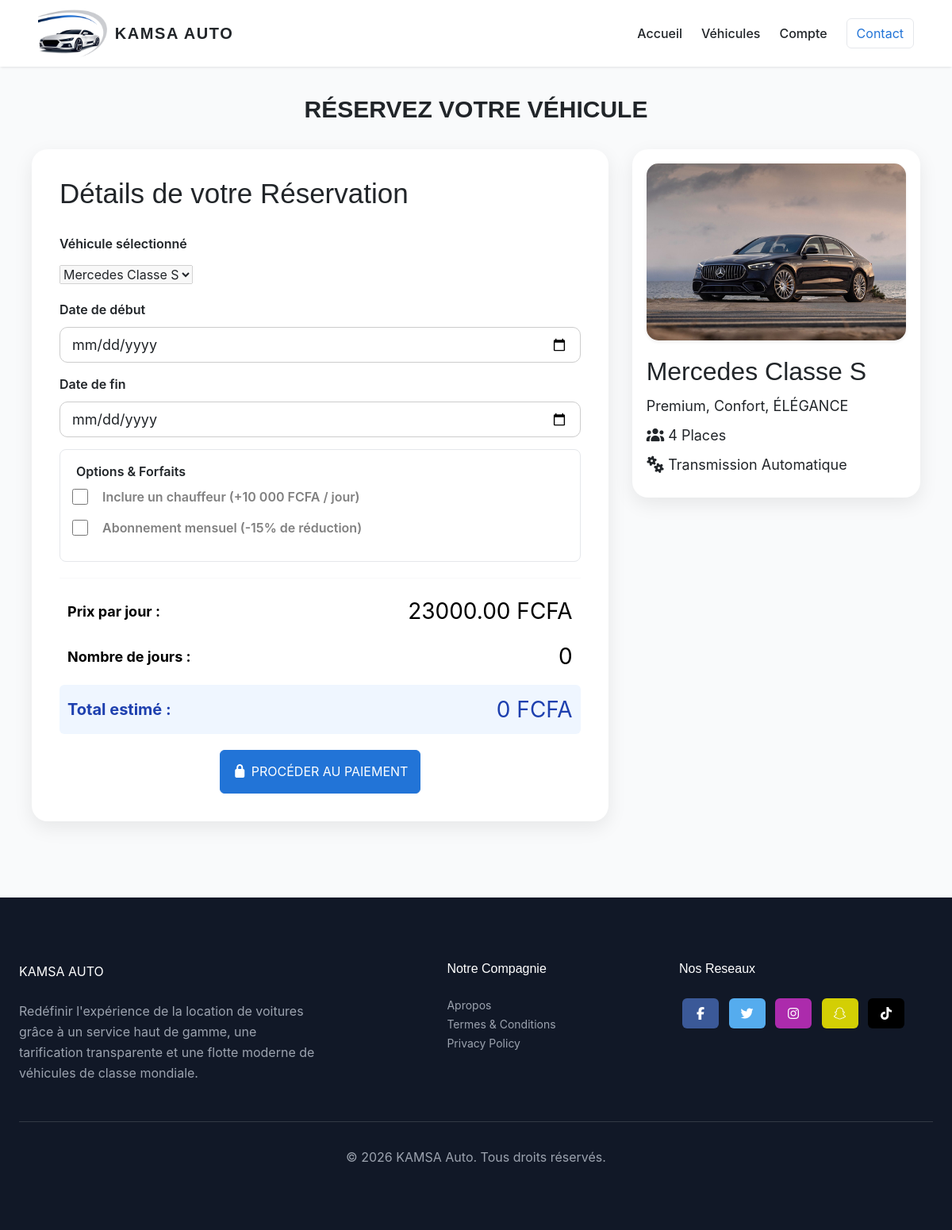
The page /reservation/4/ (signed in) on the database as committed earlier.
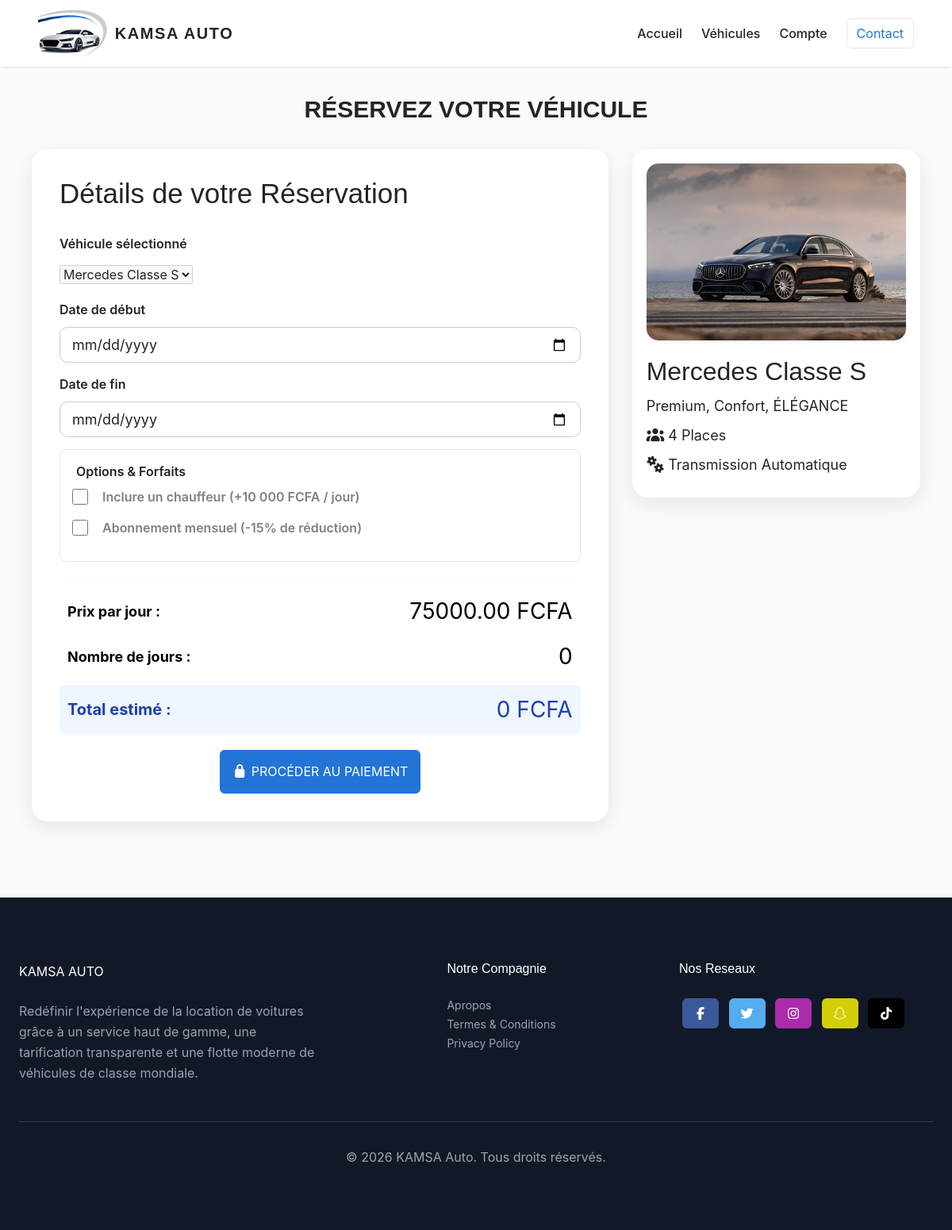
The same page on the database as committed later.
### Kamsa_auto/models.py (models this page shows, shortened)
class Vehicule(models.Model):
    CATEGORIE_CHOICES = [
        ('economique', 'Économique'),
        ('suv', 'SUV et 4x4'),
        ('utilitaire', 'Utilitaires'),
        ('luxe', 'Luxe'),
    ]
    nom = models.CharField(max_length=100)
    marque = models.CharField(max_length=100)
    prix_par_jour = models.DecimalField(max_digits=10, decimal_places=2)
    disponible = models.BooleanField(default=True)
    categorie = models.CharField(max_length=20, choices=CATEGORIE_CHOICES, default='economique')
    description = models.CharField(max_length=100)
    image = models.ImageField(upload_to='vehicules/', blank=True, null=True)

### Kamsa_auto/views.py (the view)
# urls.py: path('reservation/<int:vehicule_id>/', views.reservation_vehicule, name='reservation_vehicule'),
@login_required
def reservation_vehicule(request, vehicule_id):
    vehicule = get_object_or_404(Vehicule, id=vehicule_id)
    if request.method == 'POST':
        form = ReservationForm(request.POST)
        if form.is_valid():
            reservation = form.save(commit=False)
            reservation.user = request.user
            reservation.vehicule = vehicule
            est_abonnement = "abonnement_mensuel" in request.POST
            avec_chauffeur = "chauffeur" in request.POST
            if est_abonnement:
                jours_factures = 30
                total_base = (vehicule.prix_par_jour * jours_factures) * Decimal('0.85')
                if not reservation.date_debut:
                    reservation.date_debut = timezone.now().date()
                reservation.date_fin = reservation.date_debut + datetime.timedelta(days=30)
            else:
                delta_jours = (reservation.date_fin - reservation.date_debut).days
                jours_factures = delta_jours if delta_jours > 0 else 1
                total_base = vehicule.prix_par_jour * jours_factures
            reservation.inclut_chauffeur = avec_chauffeur
            if avec_chauffeur:
                total_base += (Decimal('10000') * jours_factures)
            reservation.prix_total = int(total_base)
            overlapping = Reservation.objects.filter(
                vehicule=vehicule,
                statut_paiement="paid",
                date_debut__lt=reservation.date_fin,
                date_fin__gt=reservation.date_debut
            )
            if overlapping.exists():
                form.add_error(None, "Ce véhicule est déjà réservé pour ces dates.")
            else:
                reservation.save()
                return redirect('page_paiement', reservation_id=reservation.id)
        else:
            print(form.errors)
    else:
        form = ReservationForm()
    return render(request, 'reservation.html', {
        'form': form,
        'vehicule': vehicule
    })

### Kamsa_auto/forms.py (shortened to what this page needs)
class ReservationForm(forms.ModelForm):
    class Meta:
        model = Reservation
        fields = ['date_debut', 'date_fin']

### Kamsa_auto/templates/reservation.html (shortened to what this page needs)
{% extends 'base.html' %}
{% load static %}
{% block content %}
<section class="px-6 bg-gray-50 py-24 fade-in">
    <h2 class="text-center text-3xl font-montserrat font-bold py-6">RÉSERVEZ VOTRE VÉHICULE</h2>
    <div class="reservation-container px-12">
        <div class="reservation-card">
            <h2>Détails de votre Réservation</h2>
            <form method="POST" action="{% url 'reservation_vehicule' vehicule.id %}">
                <label>Véhicule sélectionné</label>
                <select disabled>
                    <option>{{ vehicule.marque }} {{ vehicule.nom }}</option>
                </select>
                <div class="row">
                    <div id="bloc-date-debut">
                        <label>Date de début</label>
                        <input type="date" id="id_date_debut" name="date_debut" required>
                    </div>
                    <div id="bloc-date-fin">
                        <label>Date de fin</label>
                        <input type="date" id="id_date_fin" name="date_fin" required>
                    </div>
                </div>
                <fieldset class="option" style="margin-top: 15px; border: 1px solid #e5e7eb; padding: 15px; border-radius: 8px;">
                    <legend style="font-size: 16px; font-weight: 600; padding: 0 5px;">Options & Forfaits</legend>
                    <label class="driver" for="id_chauffeur" style="font-size: 16px; color: gray; display: flex; align-items: center; margin-bottom: 10px; cursor: pointer;">
                        <input type="checkbox" id="id_chauffeur" name="chauffeur" style="margin-right: 8px;">
                        Inclure un chauffeur (+10 000 FCFA / jour)
                    </label>
                    <label class="driver" for="id_abonnement" style="font-size: 16px; color: gray; display: flex; align-items: center; cursor: pointer;">
                        <input type="checkbox" id="id_abonnement" name="abonnement_mensuel" style="margin-right: 8px;">
                        Abonnement mensuel (-15% de réduction)
                    </label>
                </fieldset>
                <hr style="margin: 20px 0; border: 0; border-top: 1px solid #e5e7eb;">
                <div class="price">
                    <span class="span1">Prix par jour :</span>
                    <span class="span2">{{ vehicule.prix_par_jour }} FCFA</span>
                </div>
                <div class="price">
                    <span class="span1">Nombre de jours :</span>
                    <span id="nbrJoursText" class="span2">0</span>
                </div>
                <div class="price" style="background-color: #eff6ff; padding-top: 10px; padding-bottom: 10px; border-radius: 6px; margin-top: 10px;">
                    <span class="price-total" style="font-weight: bold; color: #1e40af;">Total estimé :</span>
                    <div><span id="affichage-prix-total" >0</span> FCFA</div>
                </div>
                <div class="d-flex flex-column align-items-center" style="margin-top: 20px;">
                    <button type="submit" class="btn btn-custom">
                        <i class="fa-solid fa-lock"></i>
                        PROCÉDER AU PAIEMENT
                    </button>
                </div>
            </form>
        </div>
        <div class="vehicle-card">
            {% if vehicule.image %}
                <img src="{{ vehicule.image.url }}" alt="{{ vehicule.nom }}" class="w-full h-48 object-cover rounded-2xl shadow-sm">
            {% else %}
                <img src="https://via.placeholder.com/400x250" alt="Image par défaut" class="w-full h-48 object-cover rounded-2xl shadow-sm">
            {% endif %}
            <h2>{{ vehicule.marque }} {{ vehicule.nom }}</h2>
            <p>Premium, Confort, ÉLÉGANCE</p>
            <p><i class="fa-solid fa-users"></i> 4 Places</p>
            <p><i class="fa-solid fa-gears"></i> Transmission Automatique</p>
        </div>
    </div>
</section>
{% endblock %}

Rows that differ between the two databases and show on the page:
changed Vehicule "Mercedes": prix_par_jour "23000.00" → "75000.00"
